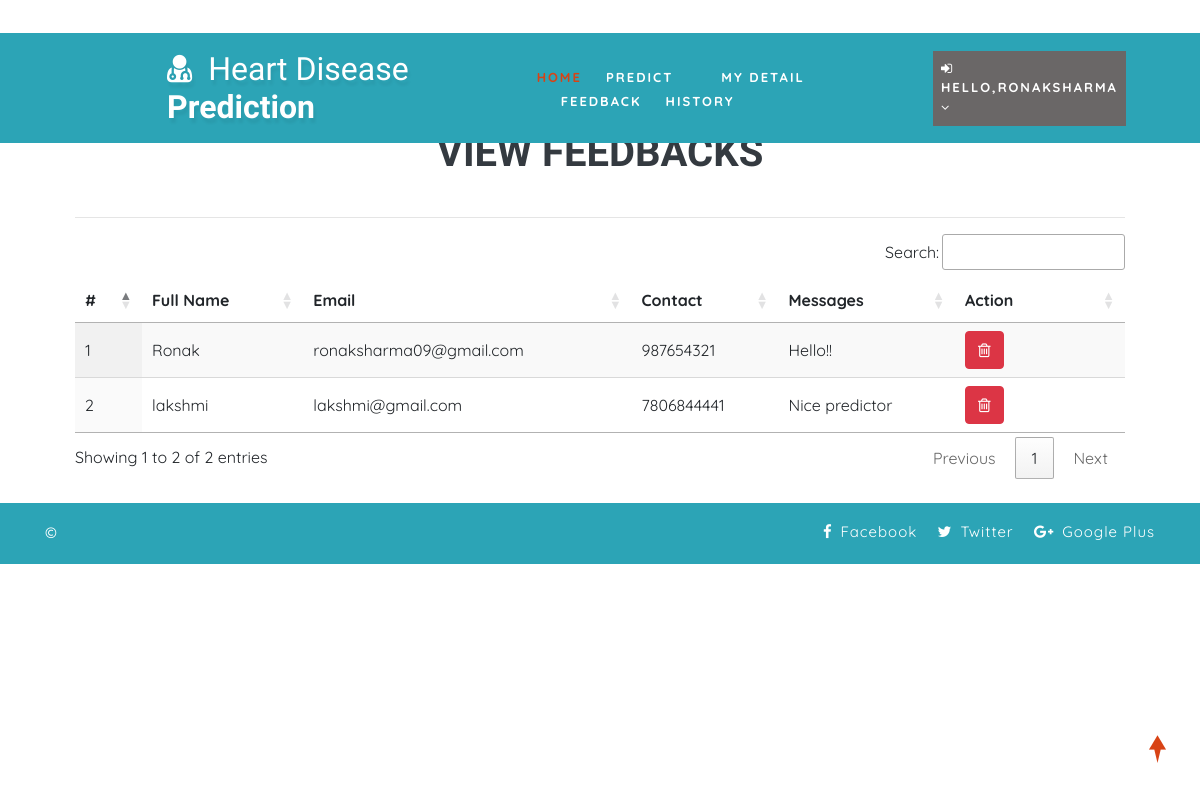
The page /view_feedback (signed in) on the database its author committed.
### health/models.py (models this page shows, shortened)
class Feedback(models.Model):
    user = models.ForeignKey(User, on_delete=models.CASCADE, null=True)
    messages = models.TextField(null=True)
    date = models.DateField(auto_now=True)

class Patient(models.Model):
    user = models.ForeignKey(User, on_delete=models.CASCADE, null=True)
    contact = models.CharField(max_length=100, null=True)
    address = models.CharField(max_length=100, null=True)
    dob = models.DateField(null=True)
    image = models.FileField(null=True)

### health/views.py (the view)
# urls.py: path('view_feedback', View_Feedback,name="view_feedback"),
@login_required(login_url="login")
def View_Feedback(request):
    dis = Feedback.objects.all()
    d = {'dis':dis}
    return render(request,'view_feedback.html',d)

### health/templates/view_feedback.html
{% extends 'index.html' %}
{% load static %}
{% block body %}
<div class="container-fluid" style="width:90%;margin-top:8%">
                    <div class="container-fluid">
                        <h1 align="center" class="w3ls-title text-uppercase text-dark font-weight-bold">View Feedbacks</h1><br>
                         </div><hr>
                                <table id="example" class="display" style="width:100%">
                                  <thead>
                                    <tr>
                                      <th>#</th>
                                      <th>Full Name</th>
                                      <th>Email</th>
                                      <th>Contact</th>
                                      <th>Messages</th>
                                      <th>Action</th>
                                  </tr>
                              </thead>
                              <tbody>
                              {% for i in dis %}
                                <tr>
                                  <td>{{forloop.counter}}</td>
                                  <td>{{i.user.first_name}} {{i.user.user.last_name}}</td>
                                  <td>{{i.user.email}}</td>
                                  <td>{{i.user.patient_set.all.0.contact}}</td>
                                  <td>{{i.messages}}</td>
                                  <td style="width:150px">
                                      <a href="{% url 'delete_feedback' i.id %}" ><button class="btn btn-danger" onclick="return confirm('Are you sure?')"><i class="fa fa-trash-o"></i></button></a></td>
                              </tr>
                              {% endfor %}
                          </tbody>
                      </table>
                  </div>
{% endblock %}

### health/templates/index.html (shortened to what this page needs)
<!DOCTYPE html>
{% load static %}
<html lang="zxx">
<head>
	<link rel="stylesheet" href="{% static 'css/bootstrap.css' %}">
	<link href="{% static 'css/css_slider.css' %}" type="text/css" rel="stylesheet" media="all">
	<link rel="stylesheet" href="{% static 'css/style.css' %}" type="text/css" media="all" />
	<link href="{% static 'css/font-awesome.min.css' %}" rel="stylesheet">
<link rel='stylesheet' type='text/css' href="https://cdn.datatables.net/1.10.21/css/jquery.dataTables.min.css">
<link rel='stylesheet' type='text/css' href="https://cdn.datatables.net/buttons/1.6.2/css/buttons.dataTables.min.css">
</head>
<body>
	<div id="home" style="margin-bottom:2%">
		<header>
			<div class="top-bar py-3">
				<div class="container">
					<div class="row">
						<div class="col-xl-7 col-lg-6 col-md-4 top-social-agile text-md-right text-center mt-md-0 mt-2">
							<div class="row">
								<div class="col-xl-3 col-lg-4 col-6 top-w3layouts p-md-0 text-right">
								</div>
								<div class="col-xl-3 col-lg-4 col-6 header-w3layouts text-md-right text-left">
								</div>
							</div>
						</div>
					</div>
				</div>
			</div>
		</header>
		<div class="main-top" style="background:rgb(44, 164, 182)">
			<div class="container-fluid">
				<div class="header d-md-flex justify-content-between align-items-center py-3">
					<div id="logo" style="margin-left:13%">
						<h1>
							<a href="index.html">
								<span class="fa fa-user-md mr-2"></span>
								<span class="logo-sp">Heart Disease</span> Prediction
							</a>
						</h1>
					</div>
					{% if request.user.is_staff %}
					<div class="nav_w3ls" style="margin-right:4%">
						<nav>
							<label for="drop1" class="toggle">Menu</label>
							<input type="checkbox" id="drop1" />
							<ul class="menu" style="padding:15px;width:100%">
								<li class="mx-lg-4 mx-md-3 my-md-0 my-2"><a href="{% url 'admin_home' %}" >Home</a></li>
								<li>
									<label for="drop-2" class="toggle toogle-2"> <span class="fa fa-angle-down" aria-hidden="true"></span>
									</label>
									<a href="#"> Doctor <span class="fa fa-angle-down" aria-hidden="true"></span></a>
									<ul style="margin-top:2%;width:40%;margin-right:0%">
										<li style="width:100%;"><a href="/add_doctor" class="drop-text">Add Doctor</a></li>
										<li style="width:100%;"><a href="/view_doctor" class="drop-text">View Doctor</a></li>
									</ul>
								</li>
								<li class="mx-lg-4 mx-md-3 my-md-0 my-2"><a href="/view_patient">Patient</a></li>
								<li class="mx-lg-4 mx-md-3 my-md-0 my-2">
									<a href="/view_search_pat">Searched Data</a></li>
								<li><a href="/view_feedback">Feedback</a></li>
							</ul>
						</nav>
					</div>
					<div class="nav_w3ls" style="margin-right:3%">
						<nav>
							<label for="drop2" class="toggle">Menu</label>
							<input type="checkbox" id="drop2" />
							<ul class="menu">
								<li class="mx-lg-4 mx-md-3 my-md-0 my-2" style="background:red;padding:8px">
									<label for="drop-2" class="toggle toogle-2"> <span class="fa fa-angle-down" aria-hidden="true"></span>
									</label>
									<a href="#"><i class="fa fa-user"></i> {{request.user.username}} <span class="fa fa-angle-down" aria-hidden="true"></span></a>
									<ul style="margin-top:10%;width:80%;margin-right:5%">
										<li style="width:100%;"><a href="{% url 'change_password' %}" class="drop-text">Password</a></li>
										<li style="width:100%;"><a href="{% url 'logout' %}" class="drop-text">Logout</a></li>
									</ul>
								</li>
							</ul>
						</nav>
					</div>
					{% elif request.user.patient_set.all.0 %}
					<div class="nav_w3ls" style="margin-left:5%;font-weight:bold">
						<nav>
							<ul class="menu" style="padding:15px;width:100%">
								<li><a href="{% url 'patient_home' %}" class="active">Home</a></li>
								<li class="mx-lg-4 mx-md-3 my-md-0 my-2"><a href="/add_heartdetail">Predict</a></li>
								<li class="mx-lg-4 mx-md-3 my-md-0 my-2"><a href="/profile_doctor">My Detail</a></li>
								<li class="mx-lg-4 mx-md-3 my-md-0 my-2"><a href="/sent_feedback">Feedback</a></li>
								<li><a href="/view_search_pat">History</a></li>
							</ul>
						</nav>
					</div>
					<div class="nav_w3ls" style="margin-right:3%">
						<nav>
							<ul class="menu">
								<li class="mx-lg-4 mx-md-3 my-md-0 my-2" style="background:#6a6767;padding:8px">
									<a href="#"><i class="fa fa-sign-in"></i> Hello,{{request.user.username}} <span class="fa fa-angle-down" aria-hidden="true"></span></a>
								</li>
							</ul>
						</nav>
					</div>
					{% endif %}
				</div>
			</div>
		</div>
		{% block body %}
		{% endblock %}
	</div>
	<div class="copy-w3pvt" style="background:rgb(44, 164, 182);color:white">
		<div class="container py-3">
			<div class="row">
				<div class="col-lg-7 w3ls_footer_grid1_left text-lg-left text-center">
					<p style="color:white">&copy; </a>
					</p>
				</div>
				<div class="col-lg-5 w3ls_footer_grid_left1_pos text-lg-right text-center mt-lg-0 mt-2">
					<ul style="color:white">
						<li>
							<a href="#" style="color:white" class="facebook">
								<span class="fa fa-facebook-f mr-2"></span>Facebook</a>
						</li>
						<li class="mx-3">
							<a href="#" style="color:white" class="twitter">
								<span class="fa fa-twitter mr-2"></span>Twitter</a>
						</li>
						<li>
							<a href="#" style="color:white" class="google">
								<span class="fa fa-google-plus mr-2"></span>Google Plus</a>
						</li>
					</ul>
				</div>
			</div>
		</div>
	</div>
	<a href="#home" style="color:white" class="move-top text-center"></a>
</body>
</html>

### health/static/css/style.css (style rules this page uses)
body { padding: 0; margin: 0; background: #FFF; font-family: 'Quicksand', sans-serif; }
body a, body button { transition: 0.5s all; -webkit-transition: 0.5s all; -moz-transition: 0.5s all; -o-transition: 0.5s all; -ms-transition: 0.5s all; text-decoration: none; }
html { scroll-behavior: smooth; }
h1, h2, h3, h4, h5, h6 { margin: 0; padding: 0; font-family: 'Mukta', sans-serif; }
p { margin: 0; padding: 0; font-size: 15px; letter-spacing: 1px; line-height: 1.9; color: #999; font-family: 'Quicksand', sans-serif; }
ul, ol { margin: 0; padding: 0; }
a.move-top { width: 34px; height: 34px; background: url(../images/move-top.png) no-repeat; display: inline-block; position: fixed; bottom: 4%; right: 2%; z-index: 0; }
#home { position: relative; }
.main-top { position: absolute; z-index: 999; width: 100%; background: rgba(0, 0, 0, 0.4); }
nav { margin: 0; padding: 0; }
#logo a { float: left; display: initial; font-weight: 700; font-size: 32px; color: #fff; text-shadow: 2px 5px 3px rgba(0, 0, 0, 0.06); padding: 0; }
span.logo-sp { font-weight: 100; }
nav:after { content: ""; display: table; clear: both; }
nav ul { float: right; padding: 0; margin: 0; list-style: none; position: relative; }
nav ul li { margin: 0px; display: inline-block; float: left; }
nav a { padding: 0; color: #fff; font-size: 13px; letter-spacing: 2px; font-weight: 700; text-transform: uppercase; display: inline-block; transition: 0.5s all; -webkit-transition: 0.5s all; -moz-transition: 0.5s all; -o-transition: 0.5s all; -ms-transition: 0.5s all; }
.menu li a.active, .menu li a:hover { color: #2196f3; transition: 0.5s all; -webkit-transition: 0.5s all; -moz-transition: 0.5s all; -o-transition: 0.5s all; -ms-transition: 0.5s all; color: #d84315; }
li>a:only-child:after { content: ''; }
.w3ls_footer_grid_left1_pos ul li, ul.list-part li { display: inline-block; }
.w3ls_footer_grid_left1_pos ul li a { color: #000; text-decoration: none; letter-spacing: 1px; font-size: 15px; }
.w3ls_footer_grid1_left p { color: #484848; font-weight: 500; }

### rows shown on the page
Feedback: user.first_name "Ronak", user.email "ronaksharma09@gmail.com", user.patient_set.all.0.contact "987654321", messages "Hello!!"
Feedback: user.first_name "lakshmi", user.email "lakshmi@gmail.com", user.patient_set.all.0.contact "7806844441", messages "Nice predictor"

### other values the page prints
{{ request.user.username }} "RONAKSHARMA"
